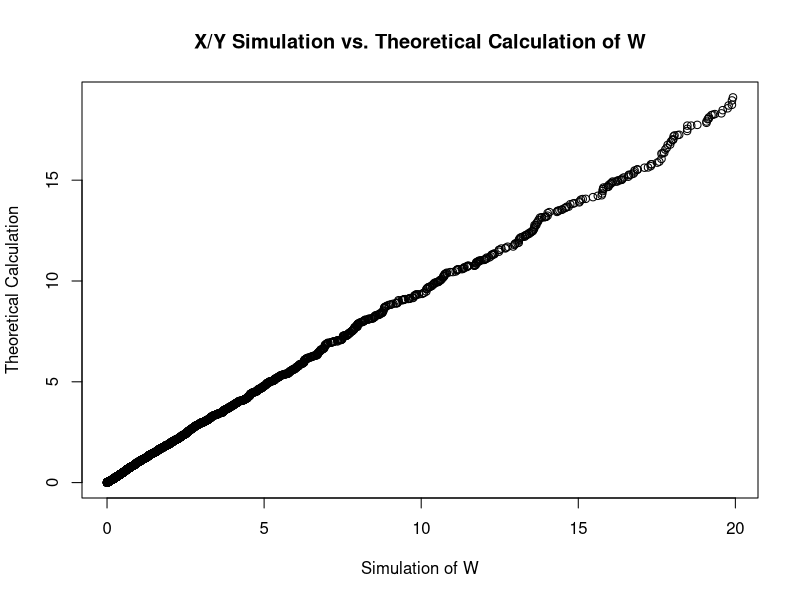

Here is the R script that generated this plot:
X <- rexp(n=5000,rate=1)
Y <- rexp(n=5000,rate=1)
W = (Y/X)

r <- runif(n=5000)
Wdev = (1/(1-r))-1

W_sorted = sort(W)
Wdev_sorted = sort(Wdev)

W_trim = W_sorted[1:4750]   #returns the bottom 95%
Wdev_trim = Wdev_sorted[1:4750]    #returns the bottom 95%

plot(W_trim,Wdev_trim,main="X/Y Simulation vs. Theoretical Calculation of W",xlab="Simulation of W",
     ylab="Theoretical Calculation")

